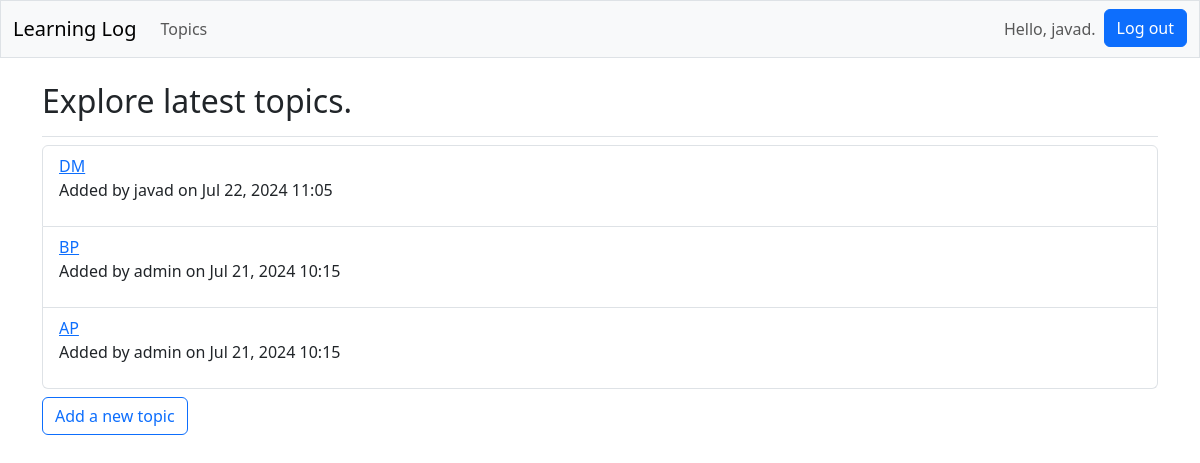
The page /topics/ (signed in) on the database its author committed.
### logs/models.py (models this page shows, shortened)
class Topic(models.Model):
    owner = models.ForeignKey(User, on_delete=models.CASCADE)
    date_added = models.DateTimeField(auto_now_add=True)
    text = models.CharField(max_length=200)

### logs/views.py (the view)
# urls.py: path('topics/', views.topics, name='topics'),
def topics(request):
    objects = Topic.objects.order_by('date_added').reverse()
    if objects:
        objects.reverse()
    context = {'topics': objects}
    return render(request, 'logs/topics.html', context)

### templates/logs/topics.html
{% extends "base.html" %}
{% load django_bootstrap5 %}
{% block header %}
    <h2>Explore latest topics.</h2>
{% endblock header %}
{% block content %}
    <ul class="list-group">
        {% for topic in topics %}
            <li class="list-group-item">
                <a href="{% url 'logs:topic' topic.id %}">{{ topic.text }}</a>
                <p>Added by {{ topic.owner.username }} on {{ topic.date_added|date:'M d, Y H:i' }}</p>
            </li>
        {% empty %}
            <li class="list-group-item">No topics have been added yet.</li>
        {% endfor %}
    </ul>
    {% if user.is_authenticated %}
        <form action="{% url 'logs:new_topic' %}">
            <button class="btn btn-outline-primary my-2" name="submit">Add a new topic</button>
        </form>
    {% endif %}
{% endblock content %}

### templates/base.html (shortened to what this page needs)
<!DOCTYPE html>
<html lang="en" dir="ltr">
<head>
    {% load django_bootstrap5 %}
    {% bootstrap_css %}
</head>
<body>
<nav class="navbar navbar-expand-md navbar-light bg-light mb-4 border">
    <div class="container-fluid">
        <a class="navbar-brand" href="{% url 'logs:index' %}">Learning Log</a>
        <div class="collapse navbar-collapse" id="navbarCollapse">
            <ul class="navbar-nav me-auto gap-2">
                <li class="nav-item">
                    <a class="nav-link" href="{% url 'logs:topics' %}">
                        Topics</a></li>
            </ul>
            <ul class="navbar-nav ms-auto mb-2 mb-md-0 gap-2">
                {% if user.is_authenticated %}
                    <li class="nav-item">
                        <label class="navbar-text">Hello, {{ user.username }}.</label>
                    </li>
                    <li class="nav-item">
                        <form action="{% url 'accounts:logout' %}" method='post'>
                            {% bootstrap_button button_type="submit" content="Log out" %}
                        </form>
                    </li>
                {% endif %}
            </ul>
        </div>
    </div>
</nav>
<main class="container">
    <div class="pb-2 mb-2 border-bottom">
        {% block header %}{% endblock header %}
    </div>
    <div>
        {% block content %}{% endblock content %}
    </div>
</main>
</body>
</html>

### rows shown on the page
Topic: text "DM", owner.username "javad", date_added "Jul 22, 2024 11:05"
Topic: text "BP", owner.username "admin", date_added "Jul 21, 2024 10:15"
Topic: text "AP", owner.username "admin", date_added "Jul 21, 2024 10:15"

### other values the page prints
{{ user.username }} "javad"
